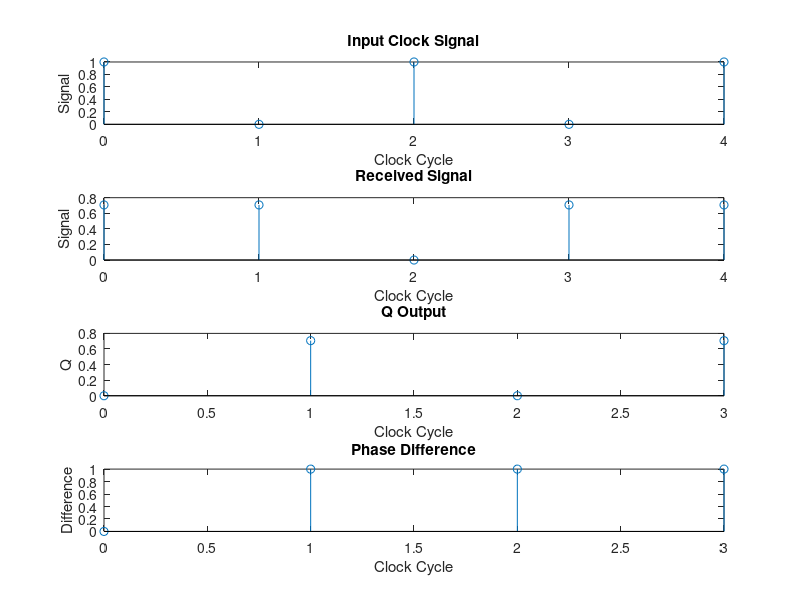

Source code (MATLAB):
clear all;
clc;

% Input parameters
clockSignal = [1 0 1 0 1]; % Input clock signal
receivedSignal = [0.707 0.707 0 0.707 0.707];% Received signal

% Define parameters
dataRate = 100; % Data rate in Hz
samplingRateFactor = 1; % Sampling rate as a factor of data rate

% Calculate sampling rate
samplingRate = dataRate * samplingRateFactor;

% Calculate the number of clock cycles
numClockCycles = length(clockSignal);

% Calculate the number of samples
numSamples = numClockCycles * samplingRateFactor;

% Initialize variables
D = zeros(1, numSamples); % D input
Q = zeros(1, numSamples); % Output Q
Q_bar = zeros(1, numSamples); % Output Q_bar
phaseDifference = zeros(1, numSamples); % Phase difference

% Determine the phase shift between the clock signal and received signal
phaseShift = round(numSamples / 4); % Half of the period for 90-degree phase shift

% D Flip-Flop operation
for i = 1:numSamples
    % Hold D input based on input clock signal and received signal
    D(i) = receivedSignal(mod(i-1 + phaseShift, numClockCycles) + 1);
    
    % Update Q and Q_bar based on D input
    if i > 1
        Q(i) = D(i-1);
        Q_bar(i) = ~D(i-1);
    end
    
    % Calculate phase difference
    if i > 1
        phaseDifference(i) = xor(Q(i), Q_bar(i));
    end
end

% Plotting the results
figure;
title('D Flip-Flop Phase Detector'); % Add figure title
subplot(4, 1, 1);
stem(0:numClockCycles-1, clockSignal);
title('Input Clock Signal');
xlabel('Clock Cycle');
ylabel('Signal');

subplot(4, 1, 2);
stem(0:numClockCycles-1, receivedSignal);
title('Received Signal');
xlabel('Clock Cycle');
ylabel('Signal');

subplot(4, 1, 3);
stem(0:numSamples-2, Q(1:end-1));
title('Q Output');
xlabel('Clock Cycle');
ylabel('Q');

subplot(4, 1, 4);
stem(0:numSamples-2, phaseDifference(1:end-1));
title('Phase Difference');
xlabel('Clock Cycle');
ylabel('Difference');
